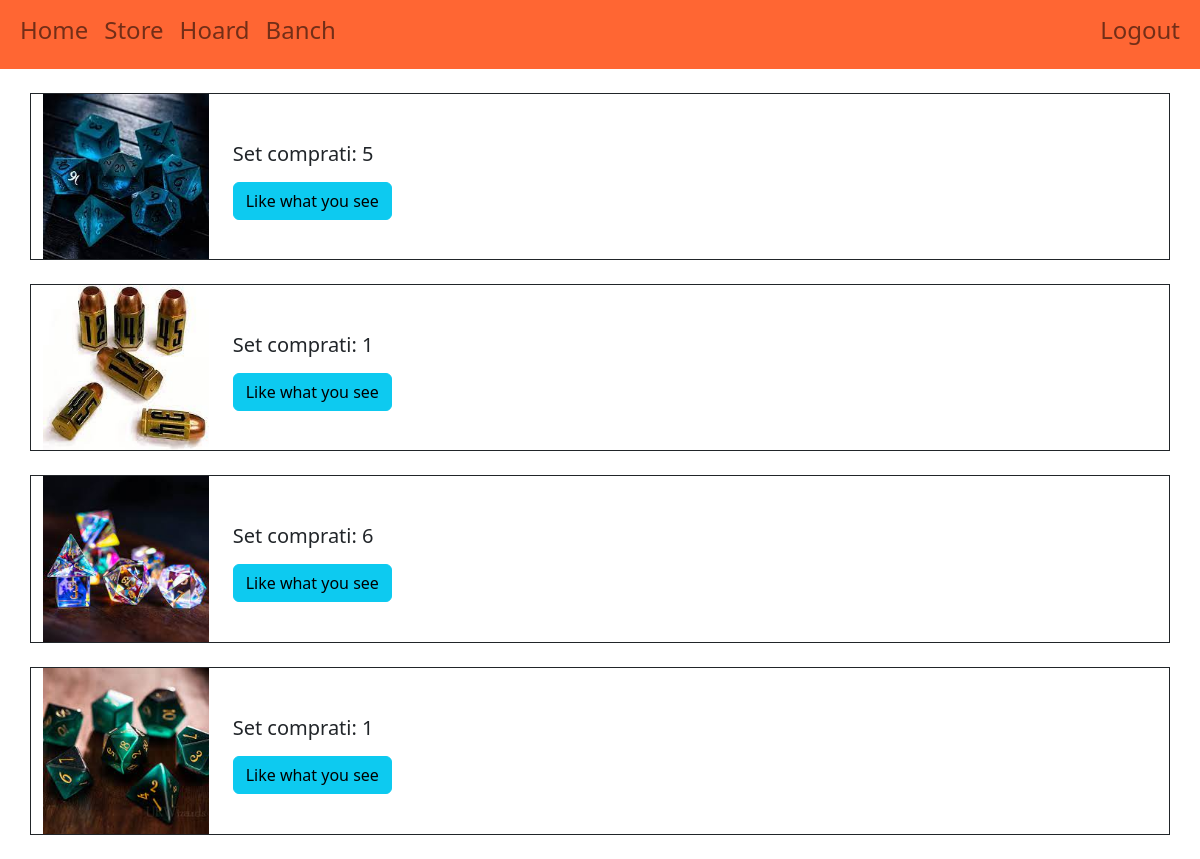
Page /hoard/show_hoard/admin/ (signed in) on the committed database.
### store/models.py (models this page shows, shortened)
class Purchase(models.Model):
    dice_set = models.ForeignKey(Dice, on_delete=models.CASCADE)
    buyer = models.ForeignKey(User, on_delete=models.CASCADE)
    date = models.DateField()
    amount_of_sets = models.PositiveIntegerField()

class Dice(models.Model):
    COLORS = [
        ("R","Red"),
        ("O","Orange"),
        ("Y","Yellow"),
        ("G","Green"),
        ("B","Blue"),
        ("P","Purple"),
        ("N","Black"),
        ("W","White"),
        ("M","Metal"),
    ]
    code = models.CharField(max_length=255, primary_key=True, unique=True)
    name = models.CharField(max_length=50)
    number_of_pices = models.PositiveSmallIntegerField()
    primary_color = models.CharField(max_length=1, choices=COLORS)
    description = models.CharField(max_length=300)
    seller = models.ForeignKey(User,on_delete=models.SET_NULL,null=True)
    available = models.BooleanField()
    price = models.FloatField()
    image = models.ImageField(upload_to='uploads/',null= True)

### hoard/views.py (the view)
# urls.py: path('show_hoard/<str:user>/', views.show_hoard, name='show_hoard'),
@login_required
def show_hoard(request,user):
    proprietario = User.objects.get(username__iexact=user)
    acquisti = Purchase.objects.filter(buyer__exact=proprietario)
    acquisti = acquisti.order_by('-date')
    acq = []
    for a in acquisti:
        dado = a.dice_set
        acq.append({'acquisto':a,'dado':dado})
    ctx = {
        'acquisti' : acq,
        'numset' : acquisti.count(),
        'MEDIA_URL' : settings.MEDIA_URL,
    }
    return render(request, template_name='hoard/show_hoard.html', context=ctx)

### banch/templatetags/custom_filters.py (called while the page is built)
@register.filter(name='has_group')
def has_group(user, group_name):
    group = Group.objects.get(name=group_name)
    return True if group in user.groups.all() else False

### templates/hoard/show_hoard.html (shortened to what this page needs)
{% extends "base.html" %}
{% block head %}
    {% load static %}
{% endblock %}
{% block content %}
    <br>
    <div class= "container">
        {% for acquisto in acquisti %}
            <div class="row border border-dark">
                <div class="col-sm-2">
                    <img class="card-img-top border-dark h-100" src="{{MEDIA_URL}}{{acquisto.dado.image}}" onerror="this.src='{%static 'set/set_default.png' %}'">
                </div>
                <div class="col-sm ">
                    <div class="card-body">
                        <br><br>
                        <h5 class="card-title">Set comprati: {{acquisto.acquisto.amount_of_sets}} </h5>
                        <a href="{% url 'store:purchase' code=acquisto.dado.code %}" class="btn btn-info">Like what you see</a>
                    </div>
                </div>
            </div>
            <br>
        {% endfor %}
    </div>
{% endblock %}

### rows in the picture
Purchase: dado.image (picture), acquisto.amount_of_sets "5"
Purchase: dado.image (picture), acquisto.amount_of_sets "1"
Purchase: dado.image (picture), acquisto.amount_of_sets "6"
Purchase: dado.image (picture), acquisto.amount_of_sets "1"
